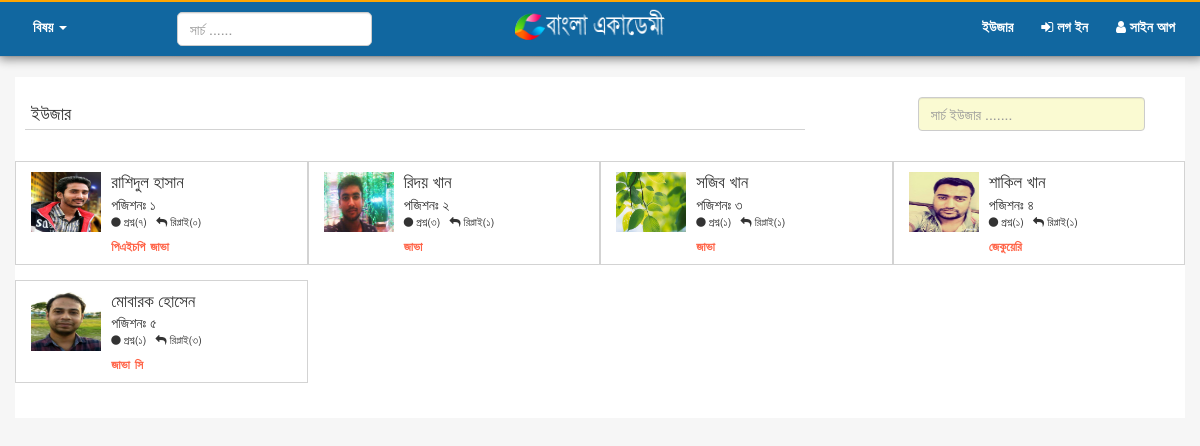
Screenshot of /user.php with the database file from the repository.
### tables this page shows
CREATE TABLE `site_logo` (
  `id` int(11) NOT NULL,
  `logo` varchar(255) NOT NULL
);

CREATE TABLE `questions` (
  `id` int(11) NOT NULL,
  `Title` varchar(200) NOT NULL,
  `Tags` varchar(200) NOT NULL,
  `Content` text NOT NULL,
  `Time` varchar(200) NOT NULL,
  `User_Name` varchar(180) NOT NULL,
  `User_Id` varchar(50) NOT NULL,
  `views` int(255) NOT NULL DEFAULT '0'
);

CREATE TABLE `user_info` (
  `id` int(11) NOT NULL,
  `Full_Name` varchar(150) NOT NULL,
  `Email` varchar(150) NOT NULL,
  `Password` varchar(150) NOT NULL,
  `Phone` varchar(50) NOT NULL,
  `Tags` varchar(180) NOT NULL,
  `DB_Day` varchar(50) NOT NULL,
  `DB_Month` varchar(50) NOT NULL,
  `DB_Year` varchar(50) NOT NULL,
  `Sex` varchar(50) NOT NULL,
  `Address` text NOT NULL,
  `Picture` varchar(255) NOT NULL
);

### lib/Database.php (called while the page is built, shortened)
<?php
	class Database{
		private $host_name = "localhost";
		private $user_name = "root";
		private $password = "";
		private $db_name = "banglaacademy";
		public $connection;
		public function __construct(){
			$this -> connection = new mysqli($this->host_name, $this->user_name, $this->password, $this->db_name);
				$this -> connection -> query('SET CHARACTER SET utf8');
				$this -> connection -> query("SET SESSION collation_connection ='utf8_general_ci'");
		}
		public function selectQuery($query){
			$result = $this -> connection -> query($query);
			return $result;
		}
	}
?>

### lib/Session.php (called while the page is built, shortened)
<?php
	class Session{
		public static function get($key){
			if(isset($_SESSION['$key'])){
				return $_SESSION['$key'];
			}
			else{
				return false;
			}
		}
	}
?>

### helpers/formats.php (called while the page is built, shortened)
<?php
 function getBanglaDigit($data){
	 $engArray  = array(0,1,2,3,4,5,6,7,8,9);
	 $bangArray = array('০','১','২','৩','৪','৫','৬','৭','৮','৯');
	 $converted = str_replace($engArray,$bangArray,$data);
	 return $converted;
 }
?>

### user.php (the view, shortened to what this page needs)
<?php
	include_once("lib/Session.php");
?>
<?php
    include_once("lib/Database.php");
	$db = new Database();
?>
<?php include_once("inc/header.php"); ?>
<div class="container-fluid">
	<div class="container user-page-main-content">
		<div class="row user-page-main-content-row">
			<div class="col-lg-12 user-page-content-top">
				<div class="col-lg-8 user-page-title">
					<h4>ইউজার</h4>
				</div>
				<div class="col-lg-offset-1 col-lg-3 search-user">
					<form method="post">
						<input type='text' required placeholder="সার্চ ইউজার ......." class="form-control" id="live_search"/>
					</form>
				</div>
			</div>
			<?php
				$query  = "SELECT *,COUNT(User_Id) from questions GROUP BY User_Id ORDER BY COUNT(User_Id) DESC";
				$result = $db -> selectQuery($query);
				$i=1;
				if($result){
					while($data = mysqli_fetch_array($result)){
						$user_id = $data['User_Id'];
			?>
			<div class="col-lg-3 user-details">
				<?php
					$query  = "SELECT * from user_info where id='$user_id' ";
					$value = $db -> selectQuery($query);
					if($value){
						$data = mysqli_fetch_array($value);
						$user_name = $data['Full_Name'];
						$profile_pic = $data['Picture'];
					}
				?>
				<div class="col-lg-3 user-profile-pic">
					<a href="userProfile.php?userId=<?php echo $user_id; ?>"><img src="uploads/<?php echo $profile_pic; ?>"/></a>
				</div>
				<div class="col-lg-9 user-info">
					<h5><?php echo  $user_name; ?></h5>
						<h6>পজিশনঃ <?php echo  getBanglaDigit($i); ?></h6>
							<p>
								<?php
									$query  = "SELECT * from questions where User_Id='$user_id' ";
									$ques_query = $db -> selectQuery($query);
									if($ques_query){
										$total_ques = mysqli_num_rows($ques_query);
									}
								?>
								<i class="fa fa-circle"></i> প্রশ্ন(<?php echo  getBanglaDigit($total_ques); ?>)
								<?php
									$query  = "SELECT * from answers where user_id='$user_id' ";
									$ans_query = $db -> selectQuery($query);
									if($ans_query){
										$total_reply = mysqli_num_rows($ans_query);
									}
								?>
								&nbsp <i class="fa fa-reply"></i> রিপ্লাই(<?php echo  getBanglaDigit($total_reply); ?>)
							</p>
					<ul>
						<?php
						$tags=$data['Tags'];
						$tags=trim($tags,",");
						$tags=explode(" ",$tags);
						?>
						<?php foreach($tags as $tag){ ?>
							<li><a href="taggedQuestions.php?tag=<?php echo $tag; ?>"><?php echo $tag; ?></a></li>
						<?php } ?>
					</ul>
				</div>
			</div>
				<?php $i=$i+1; } ?>
			<?php  } ?>
		</div>
	</div>
</div>

### inc/header.php (shortened to what this page needs)
<?php
	include_once("helpers/formats.php");
?>
<!DOCTYPE html>
<html>
<head>
	<link rel='stylesheet' type='text/css' href='css/bootstrap.min.css'/>
	<link rel='stylesheet' type='text/css' href='font-awesome/css/font-awesome.min.css'/>
	<link rel='stylesheet' type='text/css' href='css/style.css'/>
</head>
<body>
		<div class='container-fluid main-header'>
			<div class='container top-main-header'>
				<div class='row top-main-header-row'>
						<div class='col-lg-5 col-md-4 col-sm-4 subject-search-section'>
							<div class="col-lg-4 col-md-5 col-sm-6 col-xs-3 sbject-item">
								<ul class='subject'>
									<li class='dropdown subject-style'><a href="#" class='dropdown-toggle' data-toggle="dropdown">বিষয় <i class='caret'></i></a>
									</li>
								</ul>
							</div>
							<div class="col-lg-8 col-md-7 col-sm-6 col-xs-12 navbar-search">
								<form method='post' class='navbar-form'>
									<div class="input-group col-lg-8" id="large-search-box">
										<input type='text' name="search" class="form-control" placeholder="সার্চ ......"/>
									</div>
								</form>
							</div>
						</div>
						<div class='col-lg-2 col-md-3 col-sm-2 col-xs-8 brand-section'>
							<?php
								$query = " select * from site_logo";
								$result = $db -> selectQuery($query);
								while($data = mysqli_fetch_array($result)){
									$logo = $data['logo'];
								?>
									<h5><a href="index.php" class='navbarbrand'><img src='admin/logo/<?php echo $logo; ?>' /></a></h5>
							<?php
								}
							?>
						</div>
							<div class='col-lg-5 col-md-5 col-sm-4 col-xs-12 right-menu collapse navbar-collapse main-menu-section' id="main-menu">
								<ul>
									<li><a href="user.php">ইউজার</a></li>
										<?php
											$user_login = Session::get("login");
											if($user_login==true && isset($_SESSION["email"]) && isset($_SESSION["password"])){
												$user_id  = $_SESSION["Id"];
												$email    = $_SESSION["email"];
												$password = $_SESSION["password"];
												$query    = "select * from user_info where Email='$email' && Password='$password'";
												$result   = $db -> selectQuery($query);
												$row      = mysqli_num_rows($result);
												if($row>0){
										?>
											<?php include_once("notification.php"); ?>
											<li class="dropdown" id="notification"><i class="fa fa-bell-o fa-lg" class='dropdown-toggle' data-toggle="dropdown"></i>
												<sup style="color:tomato;font-size:18px;font-weight:bold;">
													<?php
													if($count!=0){
														echo $count;
													}
													?>
												</sup>
											</li>
											<li class="dropdown login-user"><i class="fa fa-user fa-lg" class='dropdown-toggle' data-toggle="dropdown"></i>
												<div class="dropdown-menu col-lg-12 user-menu-style">
													<div class="col-lg-5 user-pic">
														<a href="userProfile.php?userId=<?php echo $user_id; ?>"><img src="uploads/<?php echo $_SESSION["Picture"]; ?>" alt="user picture"/></a>
													</div>
													<div class="col-lg-6=7 user-item-list">
														<ul>
															<li><a href="userProfile.php?userId=<?php echo $user_id; ?>"><i class="fa fa-user"></i> Profile</a></li>
															<li><a href='?action=logout'><i class="fa fa-sign-out"></i> Logout</a></li>
														</ul>
													</div>
												</div>
											</li>
										<?php } }else{
												echo "<li><a href='login.php'><i class='fa fa-sign-in'></i>  লগ ইন</a></li>";
												echo "<li><a href='signup.php'><i class='fa fa-user'></i>  সাইন আপ</a></li>";
											}
										?>
								</ul>
							</div>
				</div>
			</div>
		</div>
			<div class="divider"></div>

### css/style.css (style rules this page uses)
body { background:#F6F6F6; }
.main-header { background:#1167A0;border-top: 2px solid orange;position:relative;z-index:61;box-shadow: 1px 1px 10px 2px gray; }
.top-main-header { z-index:61;padding: 0px; }
.subject-search-section { padding-left:0px;z-index:61; }
.sbject-item ul { list-style:none;padding:0px; }
.subject-style { float:left;color:#fff;padding: 14px 10px 15px 18px;cursor:pointer; }
.subject-style a { text-decoration:none;color:#fff;font-weight:bold; }
#large-search-box input { cursor:pointer;border-radius: 5px; }
.brand-section h5 { margin: 0px; }
.brand-section a { text-decoration:none;color:#fff;font-weight:bold;margin-top:20px; }
.brand-section img { width:150px;height:54px; }
.main-menu-section { float:right; }
.main-menu-section ul { list-style:none; }
.main-menu-section ul li { float:left;color:#fff;padding: 14px 10px 15px 18px;cursor:pointer; }
.main-menu-section ul li a { text-decoration:none;color:#fff;font-weight: bold; }
.navbar-search { padding:0px;margin-top: 2px; }
.divider { height: 1px; background-image: linear-gradient(to right, rgba(0, 0, 0, 0.10), rgba(0, 0, 0, 0.25), rgba(0, 0, 0, 0.10)); }
* { box-sizing: border-box; }
input { font-size: 18px; padding: 5px 10px 10px 5px; display: block; width: 100%; border: none; border-bottom: 1px solid #006699; background: #F8F8F8; }
.user-page-main-content { margin-top:20px;background:#fff; }
.user-page-main-content-row { padding:20px 0px; }
.user-page-content-top { margin:0px 15px 30px 10px;padding:0px; }
.user-page-title { padding:0px; }
.user-page-title h4 { margin: 0px;padding:6px;border-bottom: 1px solid lightgray; }
.search-user { padding-right: 50px; }
.search-user form input { background:lightgoldenrodyellow; }
.user-details { margin-bottom:15px;border: 1px solid lightgray; }
.user-profile-pic { padding:0px;margin-top:10px; }
.user-profile-pic img { width:70px;height:60px; }
.user-info { margin-top: 10px;margin-bottom:10px; }
.user-info h5 { margin: 0px;font-size: 17px; }
.user-info h6 { line-height:6px;font-size: 14px; }
.user-info p { font-size:11px;line-height:6px; }
.user-info ul { list-style:none;padding: 0px; }
.user-info ul li { float:left;font-size:12px;line-height:15px; }
.user-info ul li a { text-decoration:none;color: tomato;padding-right:5px;font-weight: bold; }

### rows the page displays
site_logo: logo (picture)
questions: user_info.Picture (picture), user_info.Full_Name "রাশিদুল হাসান", total_ques "৭", total_reply "০", user_info.Tags "পিএইচপি", user_info.Tags "জাভা"
questions: user_info.Picture (picture), user_info.Full_Name "রিদয় খান", i "২", total_ques "৩", total_reply "১"
user_info: Tags "জাভা"
questions: user_info.Picture (picture), user_info.Full_Name "সজিব খান", i "৩", total_ques "১", total_reply "১"
user_info: Tags "জাভা"
questions: user_info.Picture (picture), user_info.Full_Name "শাকিল খান", i "৪", total_ques "১", total_reply "১"
user_info: Tags "জেকুয়েরি"
questions: user_info.Picture (picture), user_info.Full_Name "মোবারক হোসেন", i "৫", total_ques "১", total_reply "৩", user_info.Tags "জাভা", user_info.Tags "সি"
